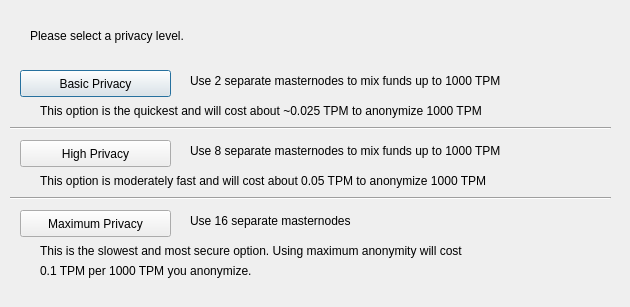
<?xml version="1.0" encoding="UTF-8"?>
<ui version="4.0">
 <class>DarksendConfig</class>
 <widget class="QDialog" name="DarksendConfig">
  <property name="geometry">
   <rect>
    <x>0</x>
    <y>0</y>
    <width>630</width>
    <height>307</height>
   </rect>
  </property>
  <property name="windowTitle">
   <string>Configure Darksend</string>
  </property>
  <widget class="QPushButton" name="buttonBasic">
   <property name="geometry">
    <rect>
     <x>20</x>
     <y>70</y>
     <width>151</width>
     <height>27</height>
    </rect>
   </property>
   <property name="text">
    <string>Basic Privacy</string>
   </property>
  </widget>
  <widget class="QPushButton" name="buttonHigh">
   <property name="geometry">
    <rect>
     <x>20</x>
     <y>140</y>
     <width>151</width>
     <height>27</height>
    </rect>
   </property>
   <property name="text">
    <string>High Privacy</string>
   </property>
  </widget>
  <widget class="QPushButton" name="buttonMax">
   <property name="geometry">
    <rect>
     <x>20</x>
     <y>210</y>
     <width>151</width>
     <height>27</height>
    </rect>
   </property>
   <property name="text">
    <string>Maximum Privacy</string>
   </property>
  </widget>
  <widget class="QLabel" name="label">
   <property name="geometry">
    <rect>
     <x>30</x>
     <y>20</y>
     <width>571</width>
     <height>31</height>
    </rect>
   </property>
   <property name="text">
    <string>Please select a privacy level.</string>
   </property>
  </widget>
  <widget class="QLabel" name="label_2">
   <property name="geometry">
    <rect>
     <x>190</x>
     <y>70</y>
     <width>421</width>
     <height>21</height>
    </rect>
   </property>
   <property name="text">
    <string>Use 2 separate masternodes to mix funds up to 1000 TPM</string>
   </property>
  </widget>
  <widget class="QLabel" name="label_3">
   <property name="geometry">
    <rect>
     <x>190</x>
     <y>140</y>
     <width>411</width>
     <height>21</height>
    </rect>
   </property>
   <property name="text">
    <string>Use 8 separate masternodes to mix funds up to 1000 TPM</string>
   </property>
  </widget>
  <widget class="QLabel" name="label_4">
   <property name="geometry">
    <rect>
     <x>190</x>
     <y>210</y>
     <width>421</width>
     <height>21</height>
    </rect>
   </property>
   <property name="text">
    <string>Use 16 separate masternodes</string>
   </property>
  </widget>
  <widget class="QLabel" name="label_6">
   <property name="geometry">
    <rect>
     <x>40</x>
     <y>100</y>
     <width>561</width>
     <height>21</height>
    </rect>
   </property>
   <property name="text">
    <string>This option is the quickest and will cost about ~0.025 TPM to anonymize 1000 TPM</string>
   </property>
  </widget>
  <widget class="QLabel" name="label_7">
   <property name="geometry">
    <rect>
     <x>40</x>
     <y>170</y>
     <width>561</width>
     <height>21</height>
    </rect>
   </property>
   <property name="text">
    <string>This option is moderately fast and will cost about 0.05 TPM to anonymize 1000 TPM</string>
   </property>
  </widget>
  <widget class="QLabel" name="label_8">
   <property name="geometry">
    <rect>
     <x>40</x>
     <y>240</y>
     <width>561</width>
     <height>21</height>
    </rect>
   </property>
   <property name="text">
    <string>This is the slowest and most secure option. Using maximum anonymity will cost</string>
   </property>
  </widget>
  <widget class="QLabel" name="label_9">
   <property name="geometry">
    <rect>
     <x>40</x>
     <y>260</y>
     <width>561</width>
     <height>21</height>
    </rect>
   </property>
   <property name="text">
    <string>0.1 TPM per 1000 TPM you anonymize.</string>
   </property>
  </widget>
  <widget class="Line" name="line">
   <property name="geometry">
    <rect>
     <x>10</x>
     <y>120</y>
     <width>601</width>
     <height>16</height>
    </rect>
   </property>
   <property name="orientation">
    <enum>Qt::Horizontal</enum>
   </property>
  </widget>
  <widget class="Line" name="line_2">
   <property name="geometry">
    <rect>
     <x>10</x>
     <y>190</y>
     <width>601</width>
     <height>16</height>
    </rect>
   </property>
   <property name="orientation">
    <enum>Qt::Horizontal</enum>
   </property>
  </widget>
 </widget>
 <resources/>
 <connections/>
</ui>
